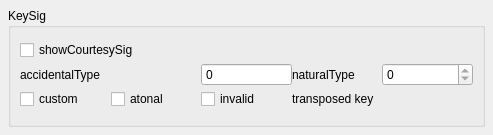
<?xml version="1.0" encoding="UTF-8"?>
<ui version="4.0">
 <class>KeySig</class>
 <widget class="QWidget" name="KeySig">
  <property name="geometry">
   <rect>
    <x>0</x>
    <y>0</y>
    <width>493</width>
    <height>135</height>
   </rect>
  </property>
  <property name="windowTitle">
   <string notr="true"/>
  </property>
  <layout class="QVBoxLayout">
   <property name="spacing">
    <number>6</number>
   </property>
   <property name="leftMargin">
    <number>8</number>
   </property>
   <property name="topMargin">
    <number>8</number>
   </property>
   <property name="rightMargin">
    <number>8</number>
   </property>
   <property name="bottomMargin">
    <number>8</number>
   </property>
   <item>
    <widget class="QGroupBox" name="groupBox">
     <property name="title">
      <string notr="true">KeySig</string>
     </property>
     <property name="flat">
      <bool>false</bool>
     </property>
     <layout class="QGridLayout">
      <property name="spacing">
       <number>0</number>
      </property>
      <item row="2" column="0">
       <widget class="QCheckBox" name="custom">
        <property name="text">
         <string notr="true">custom</string>
        </property>
       </widget>
      </item>
      <item row="1" column="2">
       <widget class="QSpinBox" name="accidentalType">
        <property name="readOnly">
         <bool>true</bool>
        </property>
        <property name="buttonSymbols">
         <enum>QAbstractSpinBox::NoButtons</enum>
        </property>
        <property name="minimum">
         <number>-99</number>
        </property>
       </widget>
      </item>
      <item row="1" column="3">
       <widget class="QLabel" name="label_8">
        <property name="text">
         <string notr="true">naturalType</string>
        </property>
       </widget>
      </item>
      <item row="1" column="0">
       <widget class="QLabel" name="label_5">
        <property name="text">
         <string notr="true">accidentalType</string>
        </property>
       </widget>
      </item>
      <item row="1" column="4">
       <widget class="QSpinBox" name="naturalType">
        <property name="readOnly">
         <bool>true</bool>
        </property>
       </widget>
      </item>
      <item row="0" column="0" colspan="3">
       <widget class="QCheckBox" name="showCourtesySig">
        <property name="text">
         <string notr="true">showCourtesySig</string>
        </property>
       </widget>
      </item>
      <item row="2" column="1">
       <widget class="QCheckBox" name="atonal">
        <property name="text">
         <string notr="true">atonal</string>
        </property>
       </widget>
      </item>
      <item row="2" column="2">
       <widget class="QCheckBox" name="invalid">
        <property name="text">
         <string notr="true">invalid</string>
        </property>
       </widget>
      </item>
      <item row="2" column="3">
       <widget class="QLabel" name="label">
        <property name="text">
         <string>transposed key</string>
        </property>
       </widget>
      </item>
      <item row="2" column="4">
       <widget class="QLabel" name="transposedKeyExceededAccidentalLimit">
        <property name="text">
         <string/>
        </property>
       </widget>
      </item>
     </layout>
    </widget>
   </item>
  </layout>
 </widget>
 <resources/>
 <connections/>
</ui>
